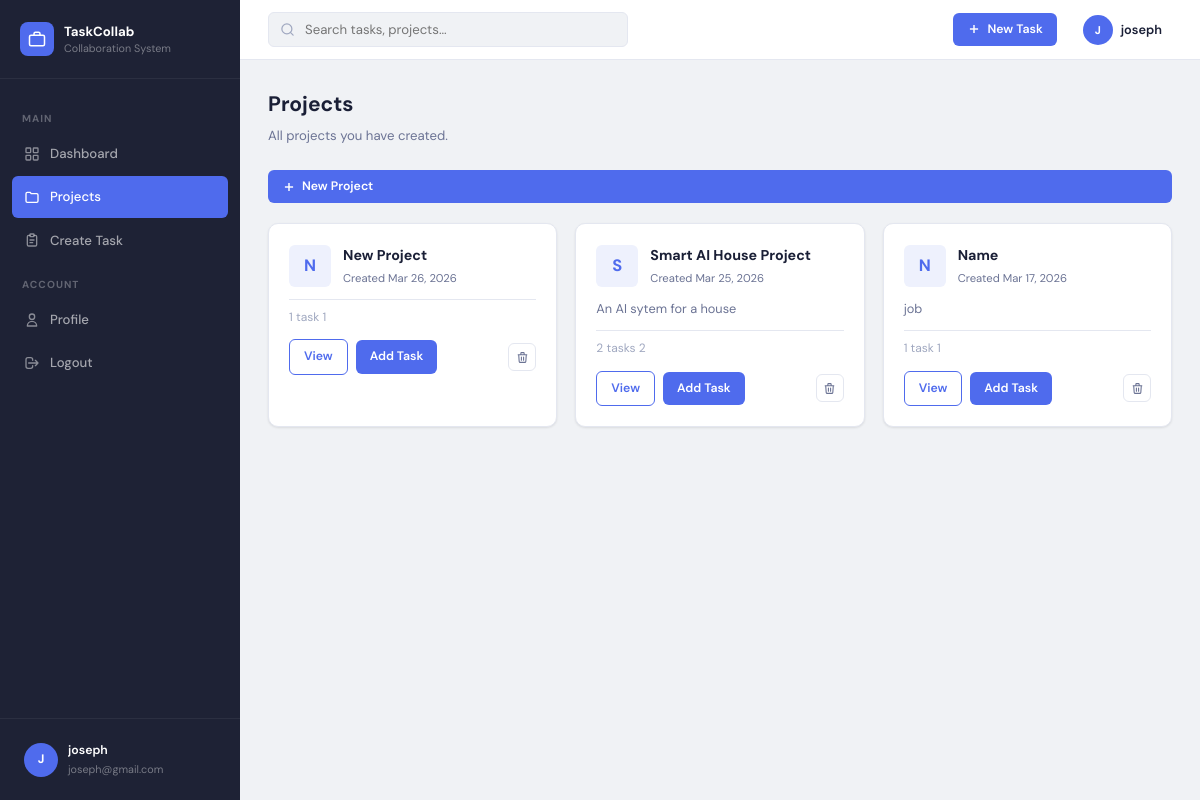
Screenshot of /projects/ (signed in) with the database file from the repository.
### tasks/models.py (models this page shows, shortened)
class Project(models.Model):
    name        = models.CharField(max_length=200)
    description = models.TextField(blank=True)
    created_by  = models.ForeignKey(User, on_delete=models.CASCADE, related_name='projects')
    created_at  = models.DateTimeField(auto_now_add=True)

### tasks/views.py (the view)
# urls.py: path('projects/',              views.project_list,   name='project_list'),
@login_required(login_url='login')
def project_list(request):
    projects = Project.objects.filter(created_by=request.user).order_by('-created_at')
    return render(request, 'tasks/project_list.html', {'projects': projects})

### templates/tasks/project_list.html (shortened to what this page needs)
{% load static %}
<!DOCTYPE html>
<html lang="en">
<head>
  <link rel="stylesheet" href="{% static 'css/style.css' %}">
</head>
<body>
<div class="app">
  {% include 'tasks/sidebar.html' %}
  <div class="main">
    {% include 'tasks/topbar.html' %}
    <main class="page">
      <div class="page-hd">
        <h1 class="page-title">Projects</h1>
        <p class="page-sub">All projects you have created.</p>
      </div>
      <div style="margin-bottom:20px;">
        <a href="{% url 'project_create' %}" class="add-btn">
          <svg xmlns="http://www.w3.org/2000/svg" fill="none" viewBox="0 0 24 24" stroke="currentColor" stroke-width="2.5"><line x1="12" y1="5" x2="12" y2="19"/><line x1="5" y1="12" x2="19" y2="12"/></svg>
          New Project
        </a>
      </div>
      {% if projects %}
      <div class="projects-grid">
        {% for project in projects %}
        <div class="project-card">
          <div class="project-card-top">
            <div class="project-icon">
              {{ project.name|first|upper }}
            </div>
            <div style="flex:1;min-width:0;">
              <div class="project-name">{{ project.name }}</div>
              <div class="project-meta">Created {{ project.created_at|date:"M d, Y" }}</div>
            </div>
          </div>
          {% if project.description %}
          <p class="project-desc">{{ project.description|truncatechars:80 }}</p>
          {% endif %}
          <div class="project-stats">
            <span>{{ project.tasks.count }} task{{ project.tasks.count|pluralize }}</span>
            <span>{{ project.tasks.filter.count }}</span>
          </div>
          <div class="project-actions">
            <a href="{% url 'project_detail' project.pk %}" class="btn btn-outline btn-sm">View</a>
            <a href="{% url 'task_create' %}?project={{ project.pk }}" class="btn btn-primary btn-sm">Add Task</a>
            <a href="{% url 'project_delete' project.pk %}" class="act-btn" title="Delete" style="margin-left:auto;">
              <svg xmlns="http://www.w3.org/2000/svg" fill="none" viewBox="0 0 24 24" stroke="currentColor" stroke-width="2"><path stroke-linecap="round" stroke-linejoin="round" d="M19 7l-.867 12.142A2 2 0 0116.138 21H7.862a2 2 0 01-1.995-1.858L5 7m5 4v6m4-6v6m1-10V4a1 1 0 00-1-1h-4a1 1 0 00-1 1v3M4 7h16"/></svg>
            </a>
          </div>
        </div>
        {% endfor %}
      </div>
      {% endif %}
    </main>
  </div>
</div>
</body>
</html>

### templates/tasks/sidebar.html (shortened to what this page needs)
<aside class="sidebar">
  <div class="sb-brand">
    <div class="sb-logo">
    </div>
    <div class="sb-name">TaskCollab <span>Collaboration System</span></div>
  </div>
  <nav class="sb-nav">
    <div class="sb-label">Main</div>
    <a href="{% url 'dashboard' %}" class="nav-item {% if request.resolver_match.url_name == 'dashboard' %}active{% endif %}">
      <svg xmlns="http://www.w3.org/2000/svg" fill="none" viewBox="0 0 24 24" stroke="currentColor" stroke-width="2">
        <rect x="3" y="3" width="7" height="7" rx="1"/><rect x="14" y="3" width="7" height="7" rx="1"/>
        <rect x="14" y="14" width="7" height="7" rx="1"/><rect x="3" y="14" width="7" height="7" rx="1"/>
      </svg>
      Dashboard
    </a>
    <a href="{% url 'project_list' %}" class="nav-item {% if 'project' in request.resolver_match.url_name %}active{% endif %}">
      <svg xmlns="http://www.w3.org/2000/svg" fill="none" viewBox="0 0 24 24" stroke="currentColor" stroke-width="2">
        <path stroke-linecap="round" stroke-linejoin="round" d="M3 7a2 2 0 012-2h4l2 2h8a2 2 0 012 2v9a2 2 0 01-2 2H5a2 2 0 01-2-2V7z"/>
      </svg>
      Projects
    </a>
    <a href="{% url 'task_create' %}" class="nav-item {% if request.resolver_match.url_name == 'task_create' %}active{% endif %}">
      Create Task
    </a>
    <div class="sb-label">Account</div>
    <a href="#" class="nav-item">
      <svg xmlns="http://www.w3.org/2000/svg" fill="none" viewBox="0 0 24 24" stroke="currentColor" stroke-width="2">
        <path stroke-linecap="round" stroke-linejoin="round" d="M16 7a4 4 0 11-8 0 4 4 0 018 0zM12 14a7 7 0 00-7 7h14a7 7 0 00-7-7z"/>
      </svg>
      Profile
    </a>
    <a href="{% url 'logout' %}" class="nav-item">
      <svg xmlns="http://www.w3.org/2000/svg" fill="none" viewBox="0 0 24 24" stroke="currentColor" stroke-width="2">
        <path stroke-linecap="round" stroke-linejoin="round" d="M17 16l4-4m0 0l-4-4m4 4H7m6 4v1a3 3 0 01-3 3H6a3 3 0 01-3-3V7a3 3 0 013-3h4a3 3 0 013 3v1"/>
      </svg>
      Logout
    </a>
  </nav>
  <div class="sb-foot">
    <div class="sb-user">
      <div class="avatar av-lg">{{ request.user.username|first|upper }}</div>
      <div style="flex:1;min-width:0;">
        <div style="font-size:.82rem;font-weight:600;color:#fff;white-space:nowrap;overflow:hidden;text-overflow:ellipsis;">
          {{ request.user.get_full_name|default:request.user.username }}
        </div>
        <div style="font-size:.72rem;color:rgba(255,255,255,.4);">{{ request.user.email|default:"Team Member" }}</div>
      </div>
    </div>
  </div>
</aside>

### templates/tasks/topbar.html
<header class="topbar">
  <div class="search-wrap">
    <svg xmlns="http://www.w3.org/2000/svg" fill="none" viewBox="0 0 24 24" stroke="currentColor" stroke-width="2">
      <circle cx="11" cy="11" r="8"/><path stroke-linecap="round" stroke-linejoin="round" d="M21 21l-4.35-4.35"/>
    </svg>
    <input type="text" class="search-inp" placeholder="Search tasks, projects...">
  </div>
  <div class="topbar-right">
    <a href="{% url 'task_create' %}" class="add-btn" style="margin-right:8px;">
      <svg xmlns="http://www.w3.org/2000/svg" fill="none" viewBox="0 0 24 24" stroke="currentColor" stroke-width="2.5"><line x1="12" y1="5" x2="12" y2="19"/><line x1="5" y1="12" x2="19" y2="12"/></svg>
      New Task
    </a>
    <button class="user-btn">
      <div class="avatar" style="width:30px;height:30px;font-size:.75rem;">{{ request.user.username|first|upper }}</div>
      <span style="font-size:.85rem;font-weight:600;color:var(--text);">{{ request.user.username }}</span>
    </button>
  </div>
</header>

### rows the page displays
Project: name|first "N", name "New Project", created_at "Mar 26, 2026", tasks.count "1", tasks.filter.count "1"
Project: name|first "S", name "Smart AI House Project", created_at "Mar 25, 2026", description "An AI sytem for a house", tasks.count "2", tasks.filter.count "2"
Project: name|first "N", name "Name", created_at "Mar 17, 2026", description "job", tasks.count "1", tasks.filter.count "1"

### other values shown
{{ request.user.username|first|upper }} "J"
{{ request.user.get_full_name|default:request.user.username }} "joseph"
{{ request.user.email|default:"Team Member" }} "joseph@gmail.com"
{{ request.user.username }} "joseph"
